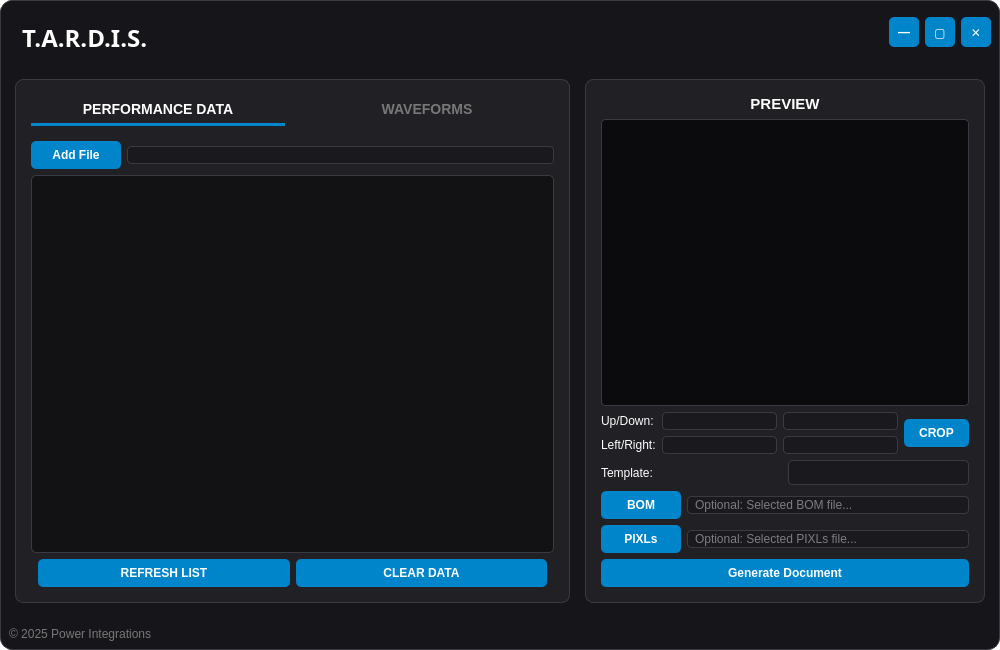
<?xml version="1.0" encoding="UTF-8"?>
<ui version="4.0">
 <class>MainWindow</class>
 <widget class="QMainWindow" name="MainWindow">
  <property name="geometry">
   <rect>
    <x>0</x>
    <y>0</y>
    <width>1000</width>
    <height>650</height>
   </rect>
  </property>
  <property name="windowTitle">
   <string>TARDIS</string>
  </property>
  <property name="styleSheet">
   <string notr="true">
    QMainWindow { background: transparent; }
    QWidget#centralwidget { background: #16161a; border: 1px solid #3a3a40; border-radius: 12px; }
    QFrame#headerr, QFrame#footer { background: transparent; border: none; }
    QFrame#selectionframe, QFrame#generate_frame { background: #202025; border: 1px solid #3a3a40; border-radius: 8px; }
    
    #centralwidget QPushButton { padding: 0px 15px; background: #0085ca; color: white; border-radius: 5px; font-weight: bold; min-height: 28px; }
    #centralwidget QPushButton:hover { background: #3c649f; }
    #centralwidget QPushButton:disabled { background: #333333; color: #777777; }
    
    #headerr QPushButton { padding: 0px; }
    #crop_button { padding: 0px; }
    
    QPushButton#btn_tab_perf, QPushButton#btn_tab_wave {
        padding: 0px; background-color: transparent; color: #777777; border: none; border-bottom: 3px solid transparent; border-radius: 0px; font-size: 14px;
    }
    QPushButton#btn_tab_perf:hover, QPushButton#btn_tab_wave:hover { background-color: #2a2a30; }
    QPushButton#btn_tab_perf:checked, QPushButton#btn_tab_wave:checked { color: white; border-bottom: 3px solid #0085ca; }

    #centralwidget QLineEdit { background: #1a1a1e; color: #e0e0e0; border-radius: 4px; padding-left: 5px; border: 1px solid #3a3a40; }
    #centralwidget QLineEdit:disabled { background: #2a2a2e; color: #777777; }
    
    /* --- TREE VIEW AND LIST IMPROVEMENTS --- */
    #centralwidget QListWidget, #centralwidget QTreeWidget { 
        background: #121214; 
        color: #f0f0f0; 
        border: 1px solid #3a3a40; 
        border-radius: 5px; 
        font-size: 13px; 
    }
    #centralwidget QTreeWidget::item {
        padding: 4px 8px; 
        min-height: 20px; 
    }
    #centralwidget QTreeWidget::item:selected {
        background-color: #0085ca;
        color: white;
    }
    #centralwidget QTreeWidget::item:hover:!selected {
        background-color: #2a2a30;
    }

    #centralwidget QLabel { color: white; border: none; }
    
    /* PERFECT ALIGNMENT: 15px left (matches bottom container), 6px top (centers it) */
    QLabel#data_exporter { padding-left: 6px; padding-top: 12px; }
   </string>
  </property>
  <widget class="QWidget" name="centralwidget">
   <layout class="QVBoxLayout" name="verticalLayout_main">
    <property name="spacing"><number>0</number></property>
    <property name="margin"><number>0</number></property>
    <item>
     <widget class="QFrame" name="headerr">
      <property name="minimumSize"><size><width>0</width><height>50</height></size></property>
      <layout class="QHBoxLayout" name="horizontalLayout_header">
       <item><widget class="QLabel" name="data_exporter"><property name="font"><font><family>Bahnschrift</family><pointsize>18</pointsize><bold>true</bold></font></property><property name="text"><string>T.A.R.D.I.S.</string></property></widget></item>
       <item><spacer><property name="orientation"><enum>Qt::Horizontal</enum></property></spacer></item>
       <item><widget class="QPushButton" name="minimize_button"><property name="maximumSize"><size><width>30</width><height>30</height></size></property><property name="text"><string>—</string></property></widget></item>
       <item><widget class="QPushButton" name="maximize_button"><property name="maximumSize"><size><width>30</width><height>30</height></size></property><property name="text"><string>▢</string></property></widget></item>
       <item><widget class="QPushButton" name="exit_button"><property name="maximumSize"><size><width>30</width><height>30</height></size></property><property name="text"><string>✕</string></property></widget></item>
      </layout>
     </widget>
    </item>
    <item>
     <layout class="QHBoxLayout" name="horizontalLayout_body">
      <property name="margin"><number>15</number></property>
      <property name="spacing"><number>15</number></property>
      
      <item>
       <widget class="QFrame" name="selectionframe">
        <layout class="QVBoxLayout" name="verticalLayout_selection">
         <property name="margin"><number>15</number></property>
         <property name="spacing"><number>15</number></property>
         
         <item>
          <layout class="QHBoxLayout" name="tab_layout">
           <item>
            <widget class="QPushButton" name="btn_tab_perf">
             <property name="minimumSize"><size><width>0</width><height>40</height></size></property>
             <property name="text"><string>PERFORMANCE DATA</string></property>
             <property name="checkable"><bool>true</bool></property>
             <property name="checked"><bool>true</bool></property>
            </widget>
           </item>
           <item>
            <widget class="QPushButton" name="btn_tab_wave">
             <property name="minimumSize"><size><width>0</width><height>40</height></size></property>
             <property name="text"><string>WAVEFORMS</string></property>
             <property name="checkable"><bool>true</bool></property>
            </widget>
           </item>
          </layout>
         </item>
         
         <item>
          <widget class="QStackedWidget" name="stackedWidget">
           <property name="currentIndex"><number>0</number></property>
           
           <!-- PAGE 0: PERFORMANCE DATA -->
           <widget class="QWidget" name="page_perf">
            <layout class="QVBoxLayout" name="layout_page_perf">
             <property name="margin"><number>0</number></property>
             <item>
              <layout class="QHBoxLayout">
               <item><widget class="QPushButton" name="performancedata_sel">
                <property name="minimumSize"><size><width>90</width><height>0</height></size></property>
                <property name="text"><string>Add File</string></property>
               </widget></item>
               <item><widget class="QLineEdit" name="performancedata_path"></widget></item>
              </layout>
             </item>
             <item>
              <widget class="QTreeWidget" name="performance_tree">
               <property name="sizePolicy"><sizepolicy hsizetype="Expanding" vsizetype="Expanding"><horstretch>1</horstretch><verstretch>1</verstretch></sizepolicy></property>
               <property name="headerHidden"><bool>true</bool></property>
               <column><property name="text"><string>Name</string></property></column>
              </widget>
             </item>
             <item>
              <layout class="QHBoxLayout">
               <item><spacer><property name="orientation"><enum>Qt::Horizontal</enum></property></spacer></item>
               <item><widget class="QPushButton" name="refresh_button_perf">
                <property name="minimumSize"><size><width>120</width><height>30</height></size></property>
                <property name="text"><string>REFRESH LIST</string></property>
               </widget></item>
               <item><widget class="QPushButton" name="clear_perf_button">
                <property name="minimumSize"><size><width>120</width><height>30</height></size></property>
                <property name="text"><string>CLEAR DATA</string></property>
               </widget></item>
               <item><spacer><property name="orientation"><enum>Qt::Horizontal</enum></property></spacer></item>
              </layout>
             </item>
            </layout>
           </widget>
           
           <!-- PAGE 1: WAVEFORMS -->
           <widget class="QWidget" name="page_wave">
            <layout class="QVBoxLayout" name="layout_page_wave">
             <property name="margin"><number>0</number></property>
             <item>
              <layout class="QHBoxLayout">
               <item><widget class="QPushButton" name="waveforms_add_folder">
                <property name="minimumSize"><size><width>90</width><height>0</height></size></property>
                <property name="text"><string>Add File</string></property>
               </widget></item>
               <item><widget class="QLineEdit" name="waveforms_path"></widget></item>
              </layout>
             </item>
             <item>
              <widget class="QTreeWidget" name="waveform_tree">
               <property name="sizePolicy"><sizepolicy hsizetype="Expanding" vsizetype="Expanding"><horstretch>1</horstretch><verstretch>1</verstretch></sizepolicy></property>
               <property name="headerHidden"><bool>true</bool></property>
               <column><property name="text"><string>Name</string></property></column>
              </widget>
             </item>
             <item>
              <layout class="QHBoxLayout">
               <item><spacer><property name="orientation"><enum>Qt::Horizontal</enum></property></spacer></item>
               <item><widget class="QPushButton" name="refresh_button_wave">
                <property name="minimumSize"><size><width>120</width><height>30</height></size></property>
                <property name="text"><string>REFRESH LIST</string></property>
               </widget></item>
               <item><widget class="QPushButton" name="waveforms_clear_folders">
                <property name="minimumSize"><size><width>120</width><height>30</height></size></property>
                <property name="text"><string>CLEAR WAVEFORMS</string></property>
               </widget></item>
               <item><spacer><property name="orientation"><enum>Qt::Horizontal</enum></property></spacer></item>
              </layout>
             </item>
            </layout>
           </widget>
           
          </widget>
         </item>
        </layout>
       </widget>
      </item>
      
      <!-- RIGHT PANEL (Fixed Preview) -->
      <item>
       <widget class="QFrame" name="generate_frame">
        <property name="maximumSize"><size><width>400</width><height>16777215</height></size></property>
        <layout class="QVBoxLayout" name="verticalLayout_gen">
         <property name="margin"><number>15</number></property>
         <item><widget class="QLabel" name="images_preview_text">
          <property name="font"><font><bold>true</bold><pointsize>11</pointsize></font></property>
          <property name="text"><string>PREVIEW</string></property>
          <property name="alignment"><set>Qt::AlignCenter</set></property>
         </widget></item>
         <item><widget class="QLabel" name="file_view">
          <property name="sizePolicy"><sizepolicy hsizetype="Expanding" vsizetype="Expanding"><horstretch>0</horstretch><verstretch>1</verstretch></sizepolicy></property>
          <property name="minimumSize"><size><width>0</width><height>150</height></size></property>
          <property name="styleSheet"><string>background: #0b0b0d; border-radius: 4px; border: 1px solid #3a3a40;</string></property>
         </widget></item>
         <item>
          <layout class="QGridLayout" name="gridLayout_crop">
           <item row="0" column="0"><widget class="QLabel" name="tl"><property name="text"><string>Up/Down:</string></property></widget></item>
           <item row="0" column="1"><widget class="QLineEdit" name="upper_input"></widget></item>
           <item row="0" column="2"><widget class="QLineEdit" name="lower_input"></widget></item>
           <item row="1" column="0"><widget class="QLabel" name="tr"><property name="text"><string>Left/Right:</string></property></widget></item>
           <item row="1" column="1"><widget class="QLineEdit" name="left_input"></widget></item>
           <item row="1" column="2"><widget class="QLineEdit" name="right_input"></widget></item>
           <item row="0" column="3" rowspan="2"><widget class="QPushButton" name="crop_button"><property name="minimumSize"><size><width>45</width><height>45</height></size></property><property name="text"><string>CROP</string></property></widget></item>
          </layout>
         </item>
         <item>
          <layout class="QHBoxLayout" name="layout_template">
           <item><widget class="QLabel" name="template_label"><property name="text"><string>Template:</string></property></widget></item>
           <item><widget class="QComboBox" name="template_dropdown">
            <property name="minimumSize"><size><width>0</width><height>25</height></size></property>
            <property name="styleSheet"><string>QComboBox { background: #1a1a1e; color: white; border: 1px solid #3a3a40; border-radius: 4px; padding-left: 5px; } QComboBox::drop-down { border: none; }</string></property>
           </widget></item>
          </layout>
         </item>
         <item>
          <layout class="QHBoxLayout" name="layout_bom_sel">
           <item><widget class="QPushButton" name="select_bom_button">
            <property name="minimumSize"><size><width>80</width><height>0</height></size></property>
            <property name="maximumSize"><size><width>80</width><height>16777215</height></size></property>
            <property name="text"><string>BOM</string></property>
           </widget></item>
           <item><widget class="QLineEdit" name="bom_path_display"><property name="placeholderText"><string>Optional: Selected BOM file...</string></property><property name="readOnly"><bool>true</bool></property></widget></item>
          </layout>
         </item>
         <item>
          <layout class="QHBoxLayout" name="layout_pixls_sel">
           <item><widget class="QPushButton" name="select_pixls_button">
            <property name="minimumSize"><size><width>80</width><height>0</height></size></property>
            <property name="maximumSize"><size><width>80</width><height>16777215</height></size></property>
            <property name="text"><string>PIXLs</string></property>
           </widget></item>
           <item><widget class="QLineEdit" name="pix_path_display"><property name="placeholderText"><string>Optional: Selected PIXLs file...</string></property><property name="readOnly"><bool>true</bool></property></widget></item>
          </layout>
         </item>
         <item><widget class="QPushButton" name="generate_document_button"><property name="minimumSize"><size><width>0</width><height>40</height></size></property><property name="font"><font><bold>true</bold></font></property><property name="text"><string>Generate Document</string></property></widget></item>
        </layout>
       </widget>
      </item>
     </layout>
    </item>
    <item>
     <widget class="QFrame" name="footer">
      <property name="minimumSize"><size><width>0</width><height>30</height></size></property>
      <layout class="QHBoxLayout" name="horizontalLayout_footer">
       <item><widget class="QLabel" name="l_copy"><property name="styleSheet"><string>color: #777;</string></property><property name="text"><string>© 2025 Power Integrations</string></property></widget></item>
       <item><spacer><property name="orientation"><enum>Qt::Horizontal</enum></property></spacer></item>
      </layout>
     </widget>
    </item>
   </layout>
  </widget>
 </widget>
 <resources/>
 <connections/>
</ui>
